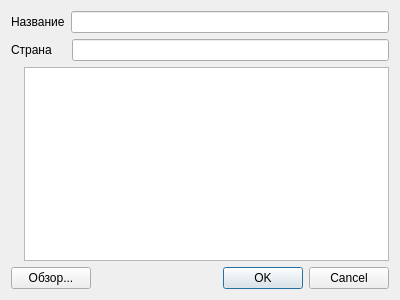
<?xml version="1.0" encoding="UTF-8"?>
<ui version="4.0">
 <class>ArtistDialog</class>
 <widget class="QDialog" name="ArtistDialog">
  <property name="geometry">
   <rect>
    <x>0</x>
    <y>0</y>
    <width>400</width>
    <height>300</height>
   </rect>
  </property>
  <property name="windowTitle">
   <string>Dialog</string>
  </property>
  <layout class="QVBoxLayout" name="verticalLayout">
   <item>
    <layout class="QHBoxLayout" name="horizontalLayout_4">
     <item>
      <widget class="QLabel" name="label">
       <property name="text">
        <string>Название</string>
       </property>
      </widget>
     </item>
     <item>
      <widget class="QLineEdit" name="name"/>
     </item>
    </layout>
   </item>
   <item>
    <layout class="QHBoxLayout" name="horizontalLayout_2">
     <item>
      <widget class="QLabel" name="label_2">
       <property name="text">
        <string>Страна    </string>
       </property>
      </widget>
     </item>
     <item>
      <widget class="QLineEdit" name="country"/>
     </item>
    </layout>
   </item>
   <item>
    <layout class="QHBoxLayout" name="horizontalLayout_3">
     <item>
      <widget class="QLabel" name="picture">
       <property name="text">
        <string/>
       </property>
      </widget>
     </item>
     <item>
      <widget class="QPlainTextEdit" name="comment"/>
     </item>
    </layout>
   </item>
   <item>
    <layout class="QHBoxLayout" name="horizontalLayout_5">
     <item>
      <widget class="QPushButton" name="browse">
       <property name="text">
        <string>Обзор...</string>
       </property>
      </widget>
     </item>
     <item>
      <spacer name="horizontalSpacer">
       <property name="orientation">
        <enum>Qt::Horizontal</enum>
       </property>
       <property name="sizeHint" stdset="0">
        <size>
         <width>121</width>
         <height>20</height>
        </size>
       </property>
      </spacer>
     </item>
     <item>
      <widget class="QDialogButtonBox" name="buttonBox">
       <property name="orientation">
        <enum>Qt::Horizontal</enum>
       </property>
       <property name="standardButtons">
        <set>QDialogButtonBox::Cancel|QDialogButtonBox::Ok</set>
       </property>
      </widget>
     </item>
    </layout>
   </item>
  </layout>
 </widget>
 <resources/>
 <connections>
  <connection>
   <sender>buttonBox</sender>
   <signal>accepted()</signal>
   <receiver>ArtistDialog</receiver>
   <slot>accept()</slot>
   <hints>
    <hint type="sourcelabel">
     <x>248</x>
     <y>254</y>
    </hint>
    <hint type="destinationlabel">
     <x>157</x>
     <y>274</y>
    </hint>
   </hints>
  </connection>
  <connection>
   <sender>buttonBox</sender>
   <signal>rejected()</signal>
   <receiver>ArtistDialog</receiver>
   <slot>reject()</slot>
   <hints>
    <hint type="sourcelabel">
     <x>316</x>
     <y>260</y>
    </hint>
    <hint type="destinationlabel">
     <x>286</x>
     <y>274</y>
    </hint>
   </hints>
  </connection>
 </connections>
</ui>
